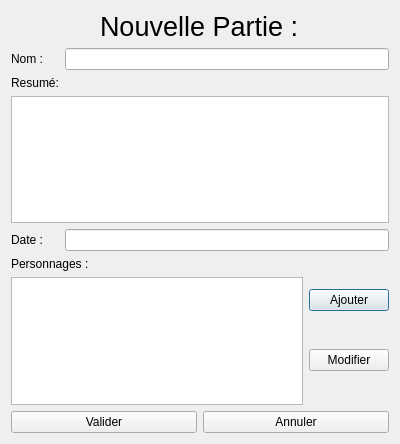
<?xml version="1.0" encoding="UTF-8"?>
<ui version="4.0">
 <class>formNouvellePartie</class>
 <widget class="QDialog" name="formNouvellePartie">
  <property name="geometry">
   <rect>
    <x>0</x>
    <y>0</y>
    <width>400</width>
    <height>444</height>
   </rect>
  </property>
  <property name="windowTitle">
   <string>Création de partie</string>
  </property>
  <layout class="QVBoxLayout" name="verticalLayout_3">
   <item alignment="Qt::AlignHCenter">
    <widget class="QLabel" name="label">
     <property name="font">
      <font>
       <pointsize>20</pointsize>
      </font>
     </property>
     <property name="text">
      <string>Nouvelle Partie :</string>
     </property>
    </widget>
   </item>
   <item>
    <layout class="QFormLayout" name="formLayout">
     <property name="topMargin">
      <number>0</number>
     </property>
     <property name="rightMargin">
      <number>0</number>
     </property>
     <item row="0" column="1">
      <widget class="QLineEdit" name="nomPartie"/>
     </item>
     <item row="0" column="0">
      <widget class="QLabel" name="label_3">
       <property name="text">
        <string>Nom :</string>
       </property>
      </widget>
     </item>
     <item row="2" column="0">
      <widget class="QLabel" name="label_4">
       <property name="text">
        <string>Resumé:</string>
       </property>
      </widget>
     </item>
     <item row="4" column="0">
      <widget class="QLabel" name="label_2">
       <property name="text">
        <string>Date :</string>
       </property>
      </widget>
     </item>
     <item row="4" column="1">
      <widget class="QLineEdit" name="date"/>
     </item>
     <item row="3" column="0" colspan="2">
      <widget class="QTextEdit" name="resumePartie"/>
     </item>
    </layout>
   </item>
   <item>
    <layout class="QHBoxLayout" name="horizontalLayout">
     <property name="rightMargin">
      <number>0</number>
     </property>
     <item>
      <layout class="QVBoxLayout" name="verticalLayout_2">
       <property name="rightMargin">
        <number>0</number>
       </property>
       <item>
        <widget class="QLabel" name="label_5">
         <property name="text">
          <string>Personnages :</string>
         </property>
        </widget>
       </item>
       <item>
        <widget class="QListWidget" name="listPersonnage"/>
       </item>
      </layout>
     </item>
     <item>
      <layout class="QVBoxLayout" name="verticalLayout">
       <item>
        <widget class="QPushButton" name="ajouterPersonnageButton">
         <property name="text">
          <string>Ajouter</string>
         </property>
        </widget>
       </item>
       <item>
        <widget class="QPushButton" name="modifierPersonnageButton">
         <property name="text">
          <string>Modifier</string>
         </property>
        </widget>
       </item>
      </layout>
     </item>
    </layout>
   </item>
   <item>
    <layout class="QHBoxLayout" name="horizontalLayout_2">
     <property name="topMargin">
      <number>0</number>
     </property>
     <item>
      <widget class="QPushButton" name="validerButton">
       <property name="text">
        <string>Valider</string>
       </property>
      </widget>
     </item>
     <item>
      <widget class="QPushButton" name="retourButton">
       <property name="text">
        <string>Annuler</string>
       </property>
      </widget>
     </item>
    </layout>
   </item>
  </layout>
 </widget>
 <resources/>
 <connections>
  <connection>
   <sender>retourButton</sender>
   <signal>clicked()</signal>
   <receiver>formNouvellePartie</receiver>
   <slot>close()</slot>
   <hints>
    <hint type="sourcelabel">
     <x>295</x>
     <y>419</y>
    </hint>
    <hint type="destinationlabel">
     <x>199</x>
     <y>221</y>
    </hint>
   </hints>
  </connection>
 </connections>
</ui>
